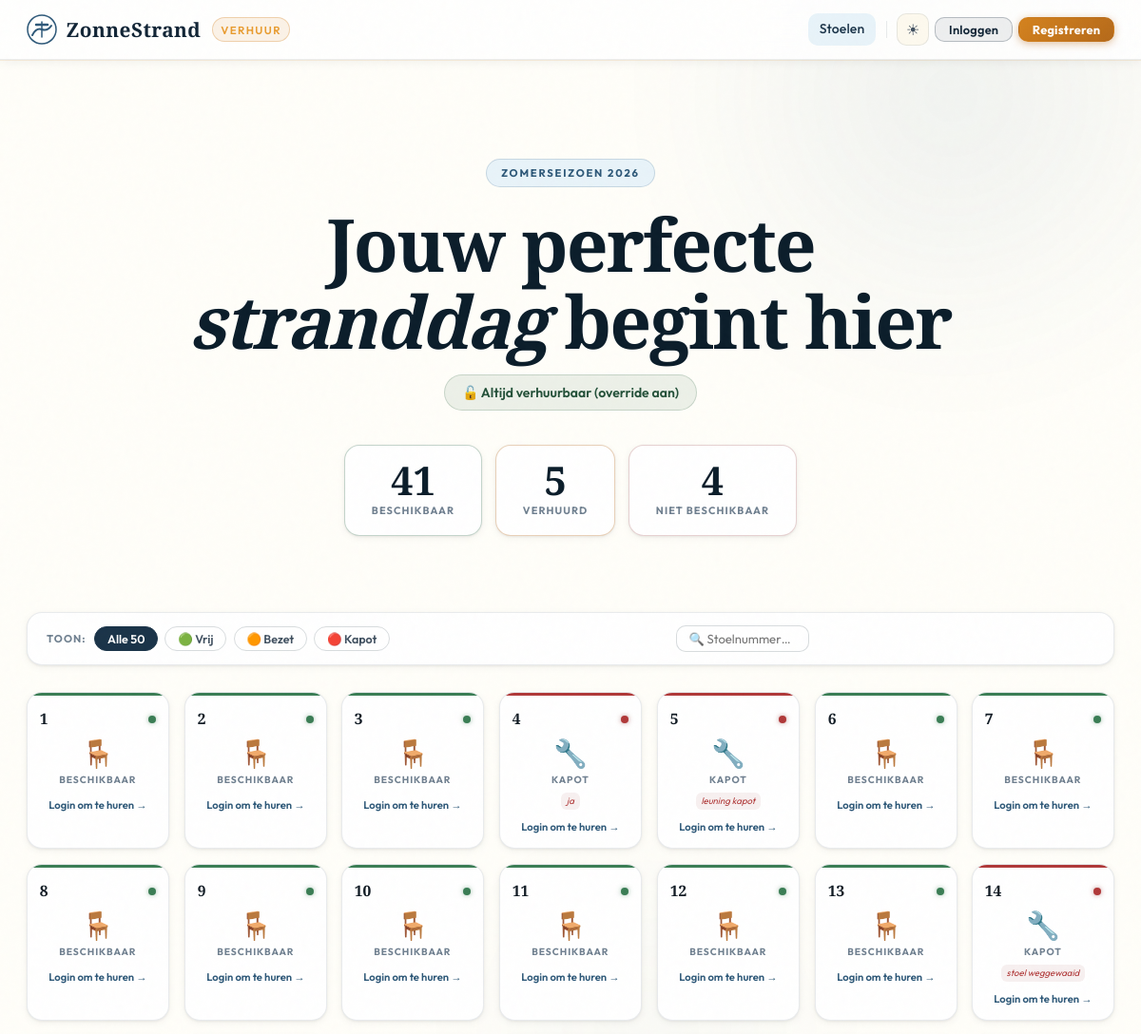
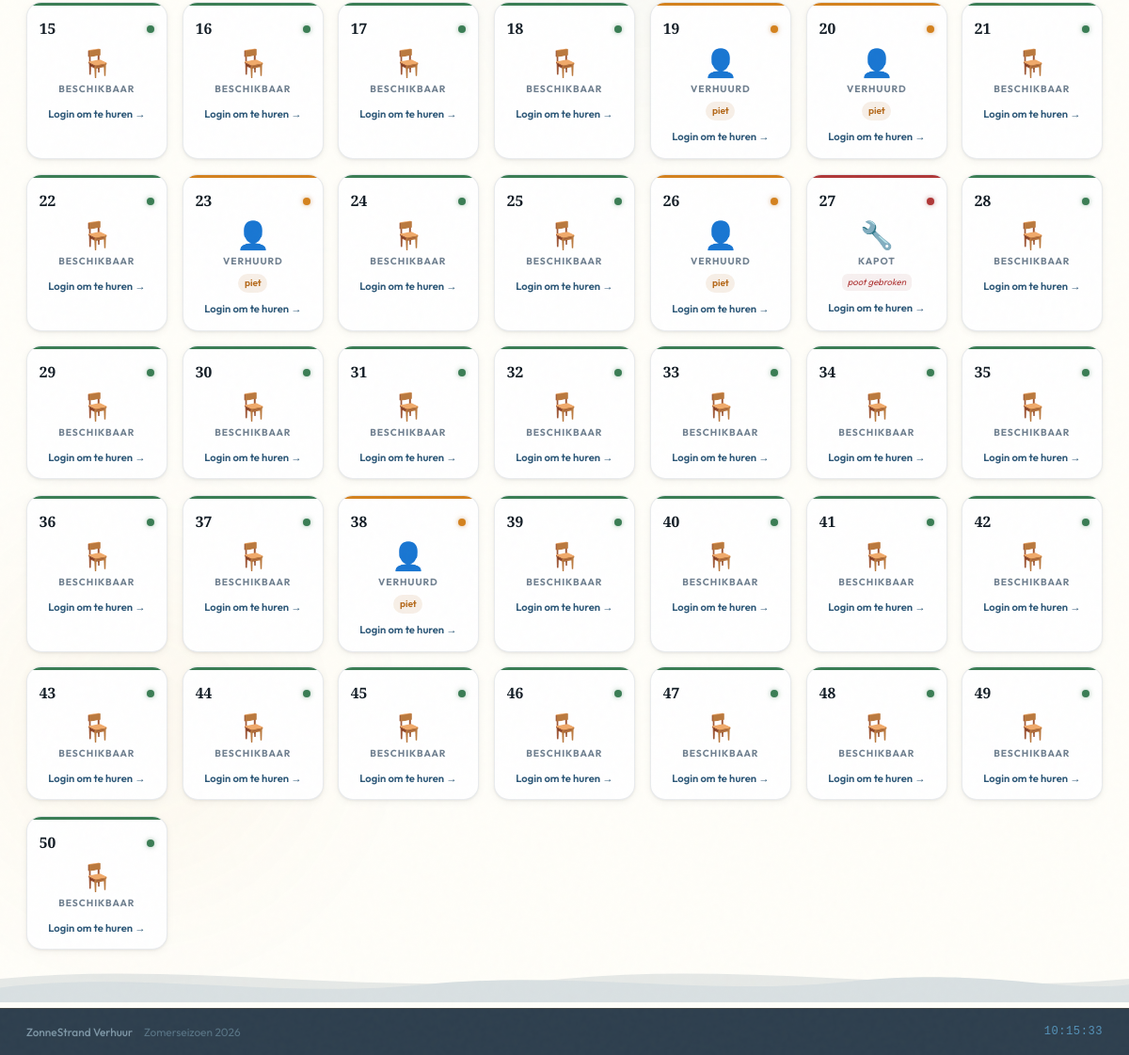
Before: / with the older database file (2 pictures, top to bottom).
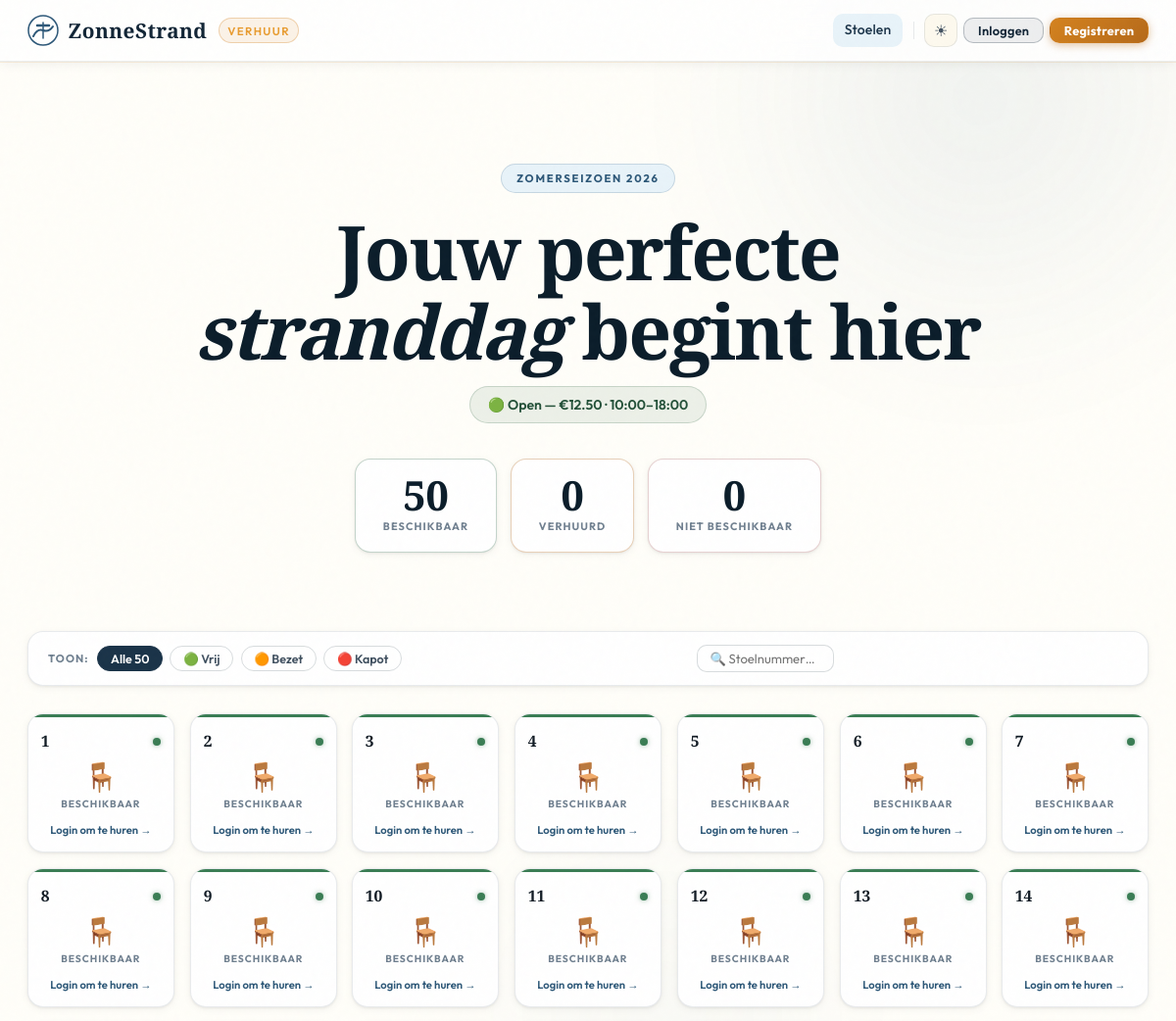
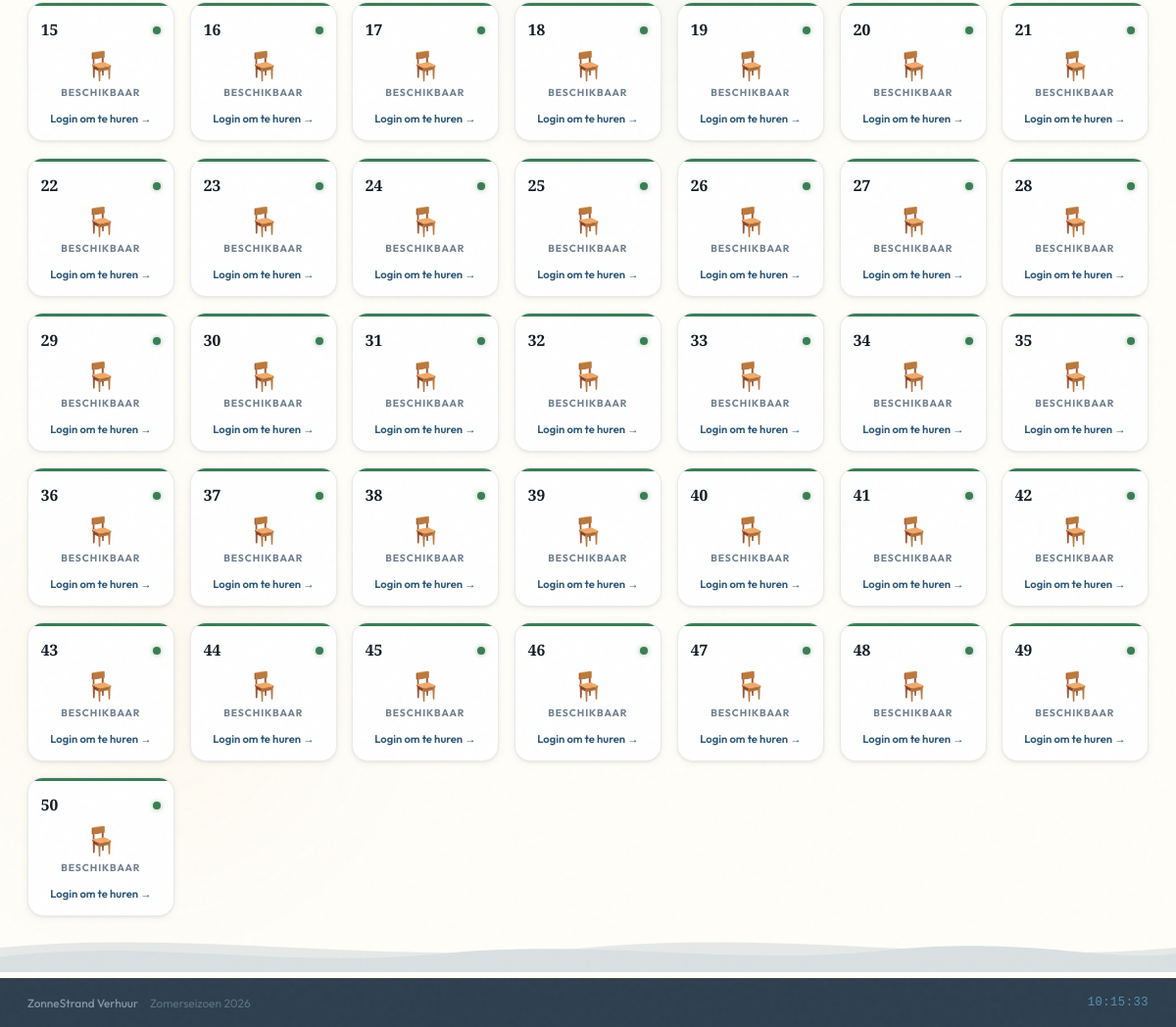
After: the same page with the newer database file (2 pictures, top to bottom).
### tables this page shows
CREATE TABLE chairs (
    id             INTEGER PRIMARY KEY AUTOINCREMENT,
    status         TEXT NOT NULL DEFAULT 'vrij',
    repair_reason  TEXT,
    repair_status  TEXT
);

CREATE TABLE rentals (
    id        INTEGER PRIMARY KEY AUTOINCREMENT,
    chair_id  INTEGER NOT NULL,
    price     REAL    NOT NULL,
    time_slot TEXT,
    rented_by TEXT,
    date      TEXT    NOT NULL,
    FOREIGN KEY (chair_id) REFERENCES chairs(id)
);

### routes.py (the view)
@main_routes.route("/")
def index():
    chairs       = get_all_chairs()
    stats        = get_chair_stats()
    price, slot  = get_price_and_slot()
    renter_map   = {}
    for ch in chairs:
        if ch["status"] == "bezet":
            r = get_active_rental(ch["id"])
            if r: renter_map[ch["id"]] = r["rented_by"]
    search = request.args.get("q","").strip()
    show_onboarding = session.pop("onboarding", False)
    notif_count     = _notif_count()
    return render_template("index.html",
        chairs=chairs, stats=stats,
        user=session.get("user"), role=session.get("role"),
        current_price=price, current_slot=slot,
        always_open=is_always_open(),
        renter_map=renter_map,
        broken_reasons=BROKEN_REASONS,
        now=datetime.now(),
        search=search,
        show_onboarding=show_onboarding,
        notif_count=notif_count,
        time_slots=TIME_SLOTS)

### models.py (called while the page is built)
def get_db():
    conn = sqlite3.connect(DB_NAME)
    conn.row_factory = sqlite3.Row
    return conn

def get_all_chairs():
    conn = get_db()
    chairs = conn.execute("SELECT * FROM chairs ORDER BY id").fetchall()
    conn.close()
    return chairs

def get_chair_stats():
    conn = get_db()
    r = conn.execute("""
        SELECT
          SUM(CASE WHEN status='vrij'  THEN 1 ELSE 0 END) vrij,
          SUM(CASE WHEN status='bezet' THEN 1 ELSE 0 END) bezet,
          SUM(CASE WHEN status='kapot' OR status='in_reparatie' THEN 1 ELSE 0 END) kapot
        FROM chairs
    """).fetchone()
    conn.close()
    return {"vrij": r["vrij"] or 0, "bezet": r["bezet"] or 0, "kapot": r["kapot"] or 0}

def get_active_rental(cid):
    conn = get_db()
    r = conn.execute(
        "SELECT * FROM rentals WHERE chair_id=? ORDER BY date DESC LIMIT 1", (cid,)
    ).fetchone()
    conn.close()
    return r

def get_setting(key):
    conn = get_db()
    r = conn.execute("SELECT value FROM settings WHERE key=?", (key,)).fetchone()
    conn.close()
    return r["value"] if r else None

def is_always_open():
    return get_setting("always_open") == "true"

### routes.py (called while the page is built)
def logged_in(): return "user" in session

def get_price_and_slot():
    if is_always_open():
        h = datetime.now().hour
        return (10.0, "15:00–18:00") if h >= 15 else (12.5, "10:00–18:00")
    h = datetime.now().hour
    if h < 10 or h >= 18: return None, None
    return (10.0, "15:00–18:00") if h >= 15 else (12.5, "10:00–18:00")

def _notif_count():
    if not logged_in(): return 0
    return count_unread_notifications(session["user"])

### templates/index.html (shortened to what this page needs)
{% extends "base.html" %}
{% block content %}
<section class="hero-section">
    <div class="hero-eyebrow">Zomerseizoen 2026</div>
    <h1 class="hero-display">Jouw perfecte<br><em>stranddag</em> begint hier</h1>
    <p class="hero-lead">
        {% if always_open %}
            <span class="status-pill pill-open">🔓 Altijd verhuurbaar (override aan)</span>
        {% elif current_price %}
            <span class="status-pill pill-open">🟢 Open — €{{ "%.2f"|format(current_price|float) }} · {{ current_slot }}</span>
        {% else %}
            <span class="status-pill pill-closed">🔴 Gesloten — verhuur 10:00–18:00</span>
        {% endif %}
    </p>
    <div class="stat-row">
        <div class="stat-card s-vrij">
            <span class="stat-val" id="stat-vrij">{{ stats.vrij }}</span>
            <span class="stat-lbl">Beschikbaar</span>
        </div>
        <div class="stat-card s-bezet">
            <span class="stat-val" id="stat-bezet">{{ stats.bezet }}</span>
            <span class="stat-lbl">Verhuurd</span>
        </div>
        <div class="stat-card s-kapot">
            <span class="stat-val" id="stat-kapot">{{ stats.kapot }}</span>
            <span class="stat-lbl">Niet beschikbaar</span>
        </div>
    </div>
</section>
<div class="controls-bar">
    <div class="filter-set">
        <span class="filter-label">Toon:</span>
        <button class="filt is-active" data-filter="all">Alle 50</button>
        <button class="filt" data-filter="vrij">🟢 Vrij</button>
        <button class="filt" data-filter="bezet">🟠 Bezet</button>
        <button class="filt" data-filter="kapot">🔴 Kapot</button>
    </div>
    <div class="chair-search-wrap">
        <input type="number" id="chair-search" class="chair-search-input"
               placeholder="🔍 Stoelnummer…" min="1" max="50"
               aria-label="Zoek op stoelnummer">
    </div>
</div>
<div class="chair-grid" id="chair-grid">
{% for chair in chairs %}
{% set cid    = chair['id'] %}
{% set status = chair['status'] %}
{% set renter = renter_map.get(cid) %}
{% set broken = status in ('kapot','in_reparatie') %}
<article class="chair-card {{ status }}"
         data-status="{{ 'kapot' if broken else status }}"
         data-id="{{ cid }}">
    <div class="cc-header">
        <span class="cc-number">{{ cid }}</span>
        <span class="cc-indicator ind-{{ status }}"></span>
    </div>
    <div class="cc-icon">
        {% if status == 'vrij' %}🪑
        {% elif status == 'bezet' %}👤
        {% elif status == 'in_reparatie' %}🛠
        {% else %}🔧{% endif %}
    </div>
    <div class="cc-status">
        {% if status == 'vrij' %}Beschikbaar
        {% elif status == 'bezet' %}Verhuurd
        {% elif status == 'in_reparatie' %}In reparatie
        {% else %}Kapot{% endif %}
    </div>
    {% if status == 'bezet' and renter %}
        <div class="cc-renter">{{ renter }}</div>
    {% endif %}
    {% if broken and chair['repair_reason'] %}
        <div class="cc-reason" title="{{ chair['repair_reason'] }}">
            {{ chair['repair_reason'][:22] }}{% if chair['repair_reason']|length > 22 %}…{% endif %}
        </div>
    {% endif %}
    <div class="cc-actions">
    {% if user %}
        {% if status == 'vrij' %}
            {% if current_price %}
            <a href="/checkout/{{ cid }}" class="btn btn-success btn-xs">
                Huur · €{{ "%.2f"|format(current_price|float) }}
            </a>
            {% else %}
            <span class="cc-closed">Gesloten</span>
            {% endif %}
            <button class="btn btn-danger btn-xs" onclick="openBrokenModal({{ cid }})" type="button">Kapot melden</button>
        {% elif status == 'bezet' %}
            {% if user == renter or role == 'admin' %}
            <a href="/free/{{ cid }}" class="btn btn-warning btn-xs"
               data-confirm="Stoel {{ cid }} terugbrengen?">Terugbrengen</a>
            {% else %}
            <span class="cc-chip chip-bezet">Verhuurd</span>
            {% endif %}
        {% elif broken %}
            {% if role == 'admin' %}
            <form class="repair-inline" data-chair-id="{{ cid }}">
                <select name="repair_status" class="repair-sel">
                    <option value="kapot"        {% if chair['repair_status']=='kapot'        %}selected{% endif %}>Kapot</option>
                    <option value="in_reparatie" {% if chair['repair_status']=='in_reparatie' %}selected{% endif %}>Reparatie</option>
                    <option value="gerepareerd"  {% if chair['repair_status']=='gerepareerd'  %}selected{% endif %}>Klaar</option>
                </select>
                <button type="submit" class="btn btn-violet btn-xs">✓</button>
            </form>
            {% else %}
            <span class="cc-chip chip-kapot">
                {{ 'In reparatie' if status == 'in_reparatie' else 'Kapot' }}
            </span>
            {% endif %}
        {% endif %}
    {% else %}
        <a href="/login" class="cc-login-link">Login om te huren →</a>
    {% endif %}
    </div>
</article>
{% endfor %}
</div>
{% endblock %}

### templates/base.html (shortened to what this page needs)
<!DOCTYPE html>
<html lang="nl" data-theme="light">
<head>
    <link rel="stylesheet" href="/static/style.css">
</head>
<body>
<div class="ambient-bg" aria-hidden="true">
    <div class="ambient-orb orb-1"></div>
    <div class="ambient-orb orb-3"></div>
</div>
<div class="ocean-strip" aria-hidden="true">
</div>
<header class="site-header" id="site-header">
    <nav class="navbar">
        <a href="/" class="nav-brand">
            <div class="brand-mark">
            </div>
            <span class="brand-name">ZonneStrand</span>
            <span class="brand-tag">Verhuur</span>
        </a>
        <div class="nav-links" id="nav-links">
            <a href="/" class="nav-link {% if request.path=='/' %}is-active{% endif %}">Stoelen</a>
            <button class="theme-btn" id="theme-btn" aria-label="Thema wisselen">
                <span class="icon-light">☀</span>
            </button>
            {% if session.get('user') %}
                <div class="notif-wrap" id="notif-wrap">
                    <button class="notif-bell" id="notif-btn" aria-label="Meldingen" title="Meldingen">
                        🔔
                        <span class="notif-badge" id="notif-badge" style="display:none">0</span>
                    </button>
                    <div class="notif-dropdown" id="notif-dropdown" hidden>
                        <div class="nd-header">
                            <strong>Meldingen</strong>
                            <button class="nd-close" onclick="closeNotif()">✕</button>
                        </div>
                        <div class="nd-list" id="nd-list">
                            <p class="nd-empty">Laden…</p>
                        </div>
                    </div>
                </div>
                <a href="/profiel" class="nav-avatar-btn {% if session.get('role')=='admin' %}is-admin{% endif %}" title="Mijn profiel">
                    <span class="avatar-emoji">{{ session.get('avatar_emoji', '🌊') }}</span>
                    <span class="avatar-name">{{ session.get('user') }}</span>
                    {% if session.get('role') == 'admin' %}<span class="admin-crown">♛</span>{% endif %}
                </a>
                <a href="/logout" class="btn btn-outline-nav btn-sm">Uitloggen</a>
            {% else %}
                <a href="/login"    class="btn btn-outline-nav btn-sm">Inloggen</a>
                <a href="/register" class="btn btn-solid-nav btn-sm">Registreren</a>
            {% endif %}
        </div>
    </nav>
</header>
<main class="page-main" id="page-main">
    {% block content %}{% endblock %}
</main>
<footer class="site-footer">
    <div class="footer-inner">
        <div class="footer-left">
            <strong>ZonneStrand Verhuur</strong>
            <span>Zomerseizoen 2026</span>
        </div>
        <span class="footer-clock" id="live-clock"></span>
    </div>
</footer>
</body>
</html>

Changed rows visible on the page:
removed rentals: rented_by "piet"
removed rentals: rented_by "piet"
removed rentals: rented_by "piet"
removed rentals: rented_by "piet"
removed rentals: rented_by "piet"
changed chairs id 4: repair_reason "ja" → (not shown); status "🔧 KAPOT" → "🪑 BESCHIKBAAR"
changed chairs id 5: repair_reason "leuning kapot" → (not shown); status "🔧 KAPOT" → "🪑 BESCHIKBAAR"
changed chairs id 14: repair_reason "stoel weggewaaid" → (not shown); status "🔧 KAPOT" → "🪑 BESCHIKBAAR"
changed chairs id 19: status "👤 VERHUURD" → "🪑 BESCHIKBAAR"
changed chairs id 20: status "👤 VERHUURD" → "🪑 BESCHIKBAAR"
changed chairs id 23: status "👤 VERHUURD" → "🪑 BESCHIKBAAR"
changed chairs id 26: status "👤 VERHUURD" → "🪑 BESCHIKBAAR"
changed chairs id 27: repair_reason "poot gebroken" → (not shown); status "🔧 KAPOT" → "🪑 BESCHIKBAAR"
changed chairs id 38: status "👤 VERHUURD" → "🪑 BESCHIKBAAR"
Other visible differences:
{{ "%.2f"|format(current_price|float) }}: (not shown) → "12.50"
{{ current_slot }}: (not shown) → "10:00–18:00"
{{ stats.vrij }}: "41" → "50"
{{ stats.bezet }}: "5" → "0"
{{ stats.kapot }}: "4" → "0"
text no longer shown: "🔓 Altijd verhuurbaar (override aan)"
text now shown: "🟢 Open — € ·"
